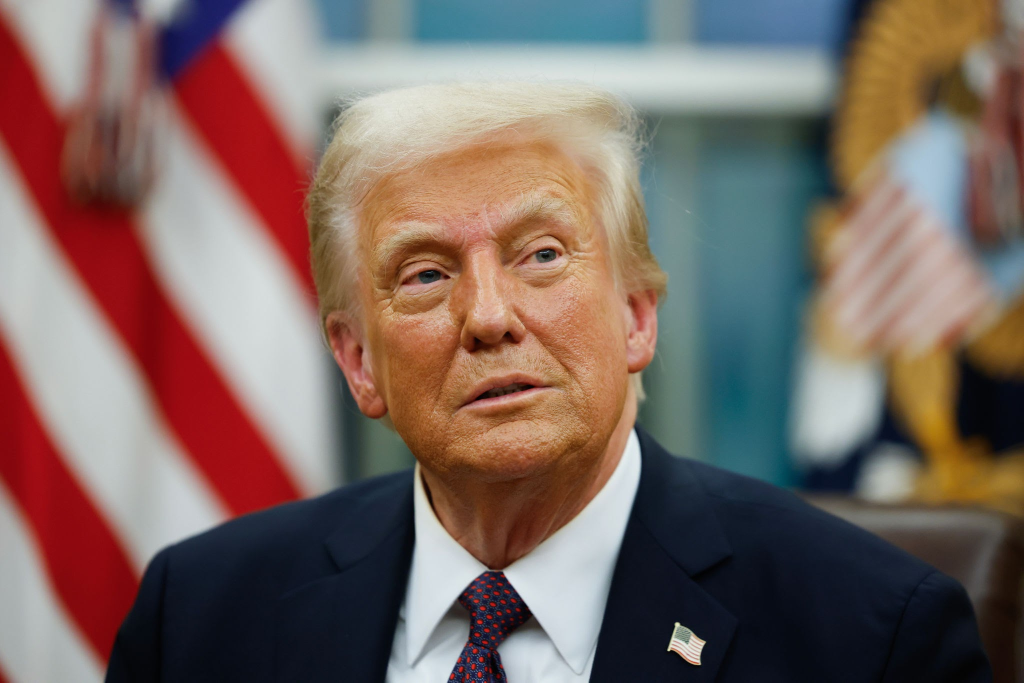
#> input picture trump.jpg, 2048 x 1365 px (shown at 1/2 size)
$ python Face_detetectin_Harr_Casscade.py
#> lines starting #> are read from the running program, lines starting #| are printed output that depends on the picture; after the words box and inside, x2 and y2 are one past the last pixel; in counts of white or black regions, pixels touching at a corner belong together
import cv2 as cv
import numpy as np

trump = cv.imread('trump.jpg')
#> trump is the input picture: shape (1365, 2048, 3); mean B, G, R 97.8, 103.9, 122.9
trump = cv.resize(trump,(500,500),interpolation=cv.INTER_AREA)
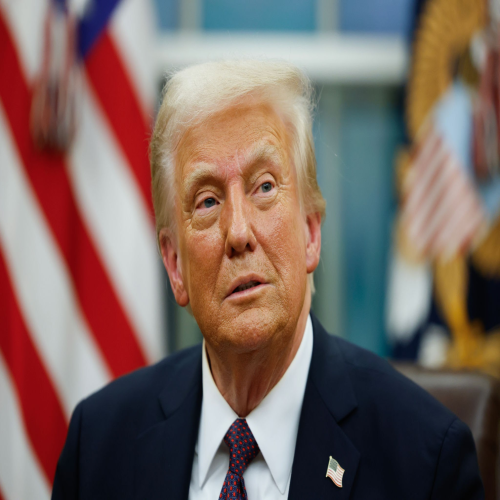
#> trump: shape (500, 500, 3); mean B, G, R 97.8, 103.9, 122.9

# graying the image:
gray = cv.cvtColor(trump,cv.COLOR_BGR2GRAY)
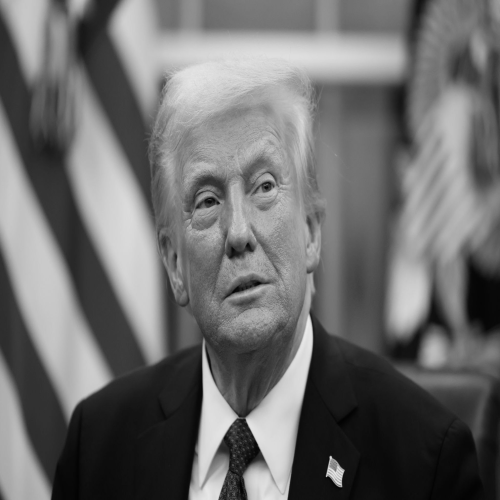
#> gray: shape (500, 500); min 2, max 235, mean 108.9
# cv.imshow("trumpgrey",gray)

# implementing haar cascades starts:
haar = cv.CascadeClassifier('haar_face.xml')
face_rect = haar.detectMultiScale(gray,scaleFactor=1.1,minNeighbors=3) # the minNeighbors are more sensitive to noises in the image , so altering its value can give much precise recognitions.
#> face_rect = [[131, 112, 208, 208]]
print(f'Number of faces = {len(face_rect)}')
#| Number of faces = 1

for (x,y,w,h) in face_rect:
    cv.rectangle(trump,(x,y),(x+w,y+h),(0,255,0),thickness=2)
#> this loop made 1 pass
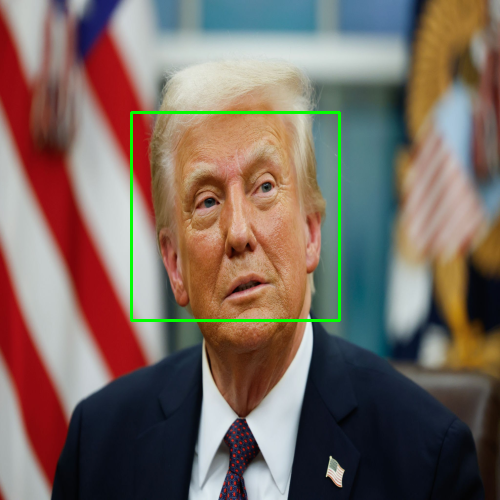
#> trump: shape (500, 500, 3); 1% of pixels changed, all inside (x1, y1, x2, y2) = (130, 111, 341, 322)
cv.imshow('rect', trump)

cv.waitKey(0)
